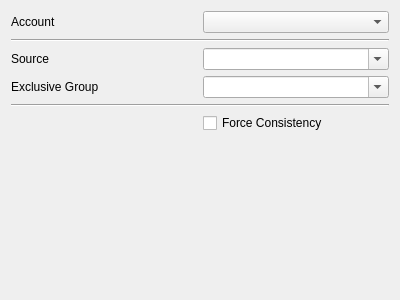
<?xml version="1.0" encoding="UTF-8"?>
<ui version="4.0">
 <class>Form</class>
 <widget class="QWidget" name="Form">
  <property name="geometry">
   <rect>
    <x>0</x>
    <y>0</y>
    <width>400</width>
    <height>300</height>
   </rect>
  </property>
  <property name="windowTitle">
   <string>Form</string>
  </property>
  <layout class="QGridLayout" name="gridLayout">
   <item row="2" column="1">
    <widget class="QComboBox" name="sourcename_combo">
     <property name="editable">
      <bool>true</bool>
     </property>
    </widget>
   </item>
   <item row="4" column="0" colspan="2">
    <widget class="Line" name="line_2">
     <property name="orientation">
      <enum>Qt::Horizontal</enum>
     </property>
    </widget>
   </item>
   <item row="3" column="1">
    <widget class="QComboBox" name="group_combo">
     <property name="editable">
      <bool>true</bool>
     </property>
    </widget>
   </item>
   <item row="0" column="0">
    <widget class="QLabel" name="label">
     <property name="text">
      <string>Account</string>
     </property>
    </widget>
   </item>
   <item row="0" column="1">
    <widget class="QComboBox" name="account_combo"/>
   </item>
   <item row="3" column="0">
    <widget class="QLabel" name="label_3">
     <property name="text">
      <string>Exclusive Group</string>
     </property>
    </widget>
   </item>
   <item row="6" column="1">
    <spacer name="verticalSpacer">
     <property name="orientation">
      <enum>Qt::Vertical</enum>
     </property>
     <property name="sizeHint" stdset="0">
      <size>
       <width>20</width>
       <height>40</height>
      </size>
     </property>
    </spacer>
   </item>
   <item row="1" column="0" colspan="2">
    <widget class="Line" name="line">
     <property name="orientation">
      <enum>Qt::Horizontal</enum>
     </property>
    </widget>
   </item>
   <item row="2" column="0">
    <widget class="QLabel" name="label_2">
     <property name="text">
      <string>Source</string>
     </property>
    </widget>
   </item>
   <item row="5" column="1">
    <widget class="QCheckBox" name="checkBox">
     <property name="text">
      <string>Force Consistency</string>
     </property>
    </widget>
   </item>
  </layout>
 </widget>
 <resources/>
 <connections/>
</ui>
